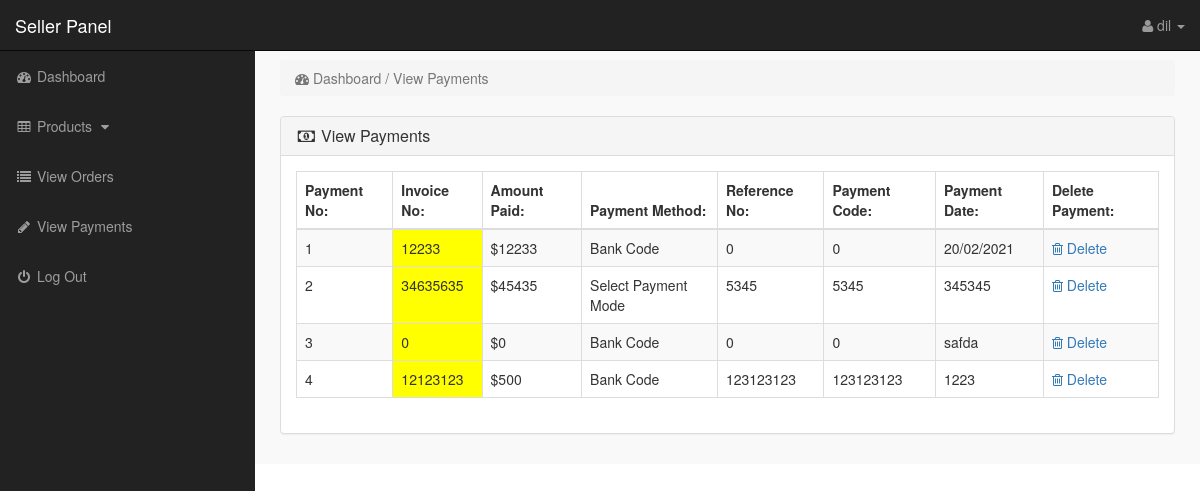
The page /seller-area/index.php?view_payments (signed in) on the database its author committed.
### tables this page shows
CREATE TABLE `seller` (
  `Seller_name` varchar(20) NOT NULL,
  `Seller_email` varchar(50) NOT NULL,
  `Seller_pass` varchar(50) NOT NULL,
  `Seller_id` varchar(15) NOT NULL,
  `Seller_city` varchar(15) NOT NULL,
  `Seller_contact` varchar(20) NOT NULL,
  `Seller_address` varchar(100) NOT NULL,
  `confirm` int(11) NOT NULL
);

CREATE TABLE `payments` (
  `payment_id` int(10) NOT NULL,
  `invoice_no` int(10) NOT NULL,
  `amount` int(10) NOT NULL,
  `payment_mode` text NOT NULL,
  `ref_no` int(10) NOT NULL,
  `code` int(10) NOT NULL,
  `payment_date` text NOT NULL
);

### seller-area/view_payments.php (the view)
<?php
if(!isset($_SESSION['seller'])){
echo "<script>window.open('login.php','_self')</script>";
}
else {
?>
<div class="row">
<div class="col-lg-12">
<ol class="breadcrumb">
<li class="active">
<i class="fa fa-dashboard"></i> Dashboard / View Payments
</li>
</ol>
</div>
</div>
<div class="row">
<div class="col-lg-12">
<div class="panel panel-default">
<div class="panel-heading">
<h3 class="panel-title">
<i class="fa fa-money fa-fw"> </i> View Payments
</h3>
</div>
<div class="panel-body">
<div class="table-responsive">
<table class="table table-hover table-bordered table-striped">
<thead>
<tr>
<th>Payment No:</th>
<th>Invoice No:</th>
<th>Amount Paid:</th>
<th>Payment Method:</th>
<th>Reference No:</th>
<th>Payment Code:</th>
<th>Payment Date:</th>
<th>Delete Payment:</th>
</tr>
</thead>
<tbody>
<?php
$i = 0;
$get_payments = "select * from payments";
$run_payments = mysqli_query($con,$get_payments);
while($row_payments = mysqli_fetch_array($run_payments)){
$payment_id = $row_payments['payment_id'];
$invoice_no = $row_payments['invoice_no'];
$amount = $row_payments['amount'];
$payment_mode = $row_payments['payment_mode'];
$ref_no = $row_payments['ref_no'];
$code = $row_payments['code'];
$payment_date = $row_payments['payment_date'];
$i++;
?>
<tr>
<td><?php echo $i; ?></td>
<td bgcolor="yellow" ><?php echo $invoice_no; ?></td>
<td>$<?php echo $amount; ?></td>
<td><?php echo $payment_mode; ?></td>
<td><?php echo $ref_no; ?></td>
<td><?php echo $code; ?></td>
<td><?php echo $payment_date; ?></td>
<td>
<a href="index.php?payment_delete=<?php echo $payment_id; ?>" >
<i class="fa fa-trash-o" ></i> Delete
</a>
</td>
</tr>
<?php } ?>
</tbody>
</table>
</div>
</div>
</div>
</div>
</div>
<?php } ?>

### seller-area/includes/sidebar.php (shortened to what this page needs)
<?php
if(!isset($_SESSION['seller'])){
echo "<script>window.open('login.php','_self')</script>";
}
else {
?>
<nav class="navbar navbar-inverse navbar-fixed-top" >
<div class="navbar-header" >
<a class="navbar-brand" href="index.php?dashboard" >Seller Panel</a>
</div>
<ul class="nav navbar-right top-nav" >
<li class="dropdown" >
<a href="#" class="dropdown-toggle" data-toggle="dropdown" >
<i class="fa fa-user" ></i>
<?php echo $admin_name; ?> <b class="caret" ></b>
</a>
</li>
</ul>
<div class="collapse navbar-collapse navbar-ex1-collapse">
<ul class="nav navbar-nav side-nav">
<li>
<a href="index.php?dashboard">
<i class="fa fa-fw fa-dashboard"></i> Dashboard
</a>
</li>
<li>
<a href="#" data-toggle="collapse" data-target="#products">
<i class="fa fa-fw fa-table"></i> Products
<i class="fa fa-fw fa-caret-down"></i>
</a>
</li>
<li>
<li>
<a href="index.php?view_orders">
<i class="fa fa-fw fa-list"></i> View Orders
</a>
</li>
<li>
<a href="index.php?view_payments">
<i class="fa fa-fw fa-pencil"></i> View Payments
</a>
</li>
<li>
<a href="logout.php">
<i class="fa fa-fw fa-power-off"></i> Log Out
</a>
</li>
</ul>
</div>
</nav>
<?php } ?>

### seller-area/css/style.css (style rules this page uses)
body { margin-top:100px; }
@media (min-width: 768px) { body { margin-top:50px; } }
.top-nav { padding:0 15px; }
.top-nav>li { display:inline-block; float:left; }
.top-nav>li>a { padding-top:15px; padding-bottom:15px; line-height:20px; color:#999; }
@media (min-width: 768px) { .side-nav { position:fixed; top:51px; width:255px; border-radius:0; overflow-y:auto; background-color: #222; bottom:0; overflow-x:hidden; padding-bottom:40px; } }
@media (min-width: 768px) { .side-nav>li>a { width:255px; } }
.panel-body { border-radius:5px; }

### rows shown on the page
seller: Seller_name "dil"
payments: invoice_no "12233", amount "12233", payment_mode "Bank Code", ref_no "0", code "0", payment_date "20/02/2021"
payments: invoice_no "34635635", amount "45435", payment_mode "Select Payment Mode", ref_no "5345", code "5345", payment_date "345345"
payments: invoice_no "0", amount "0", payment_mode "Bank Code", ref_no "0", code "0", payment_date "safda"
payments: invoice_no "12123123", amount "500", payment_mode "Bank Code", ref_no "123123123", code "123123123", payment_date "1223"
